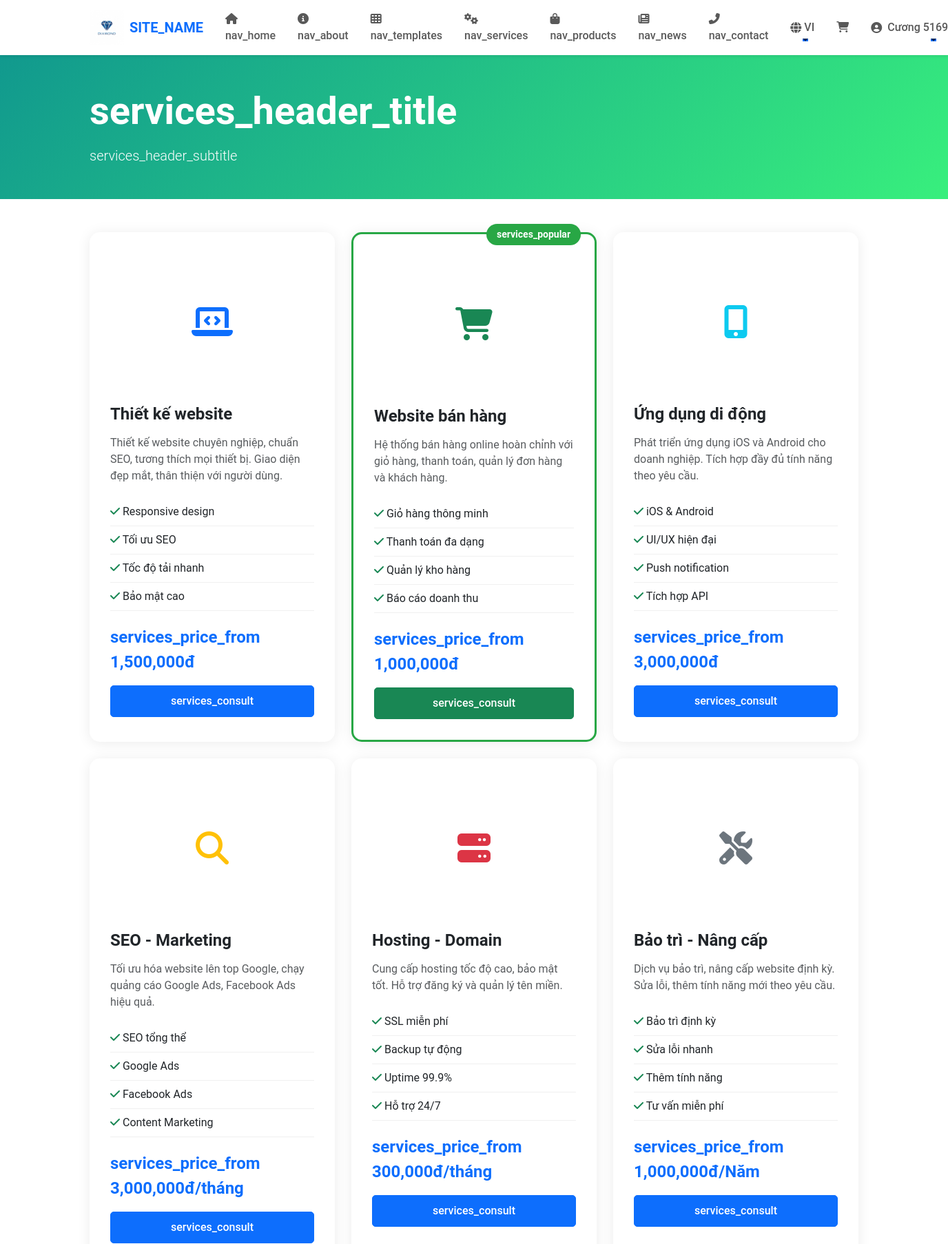
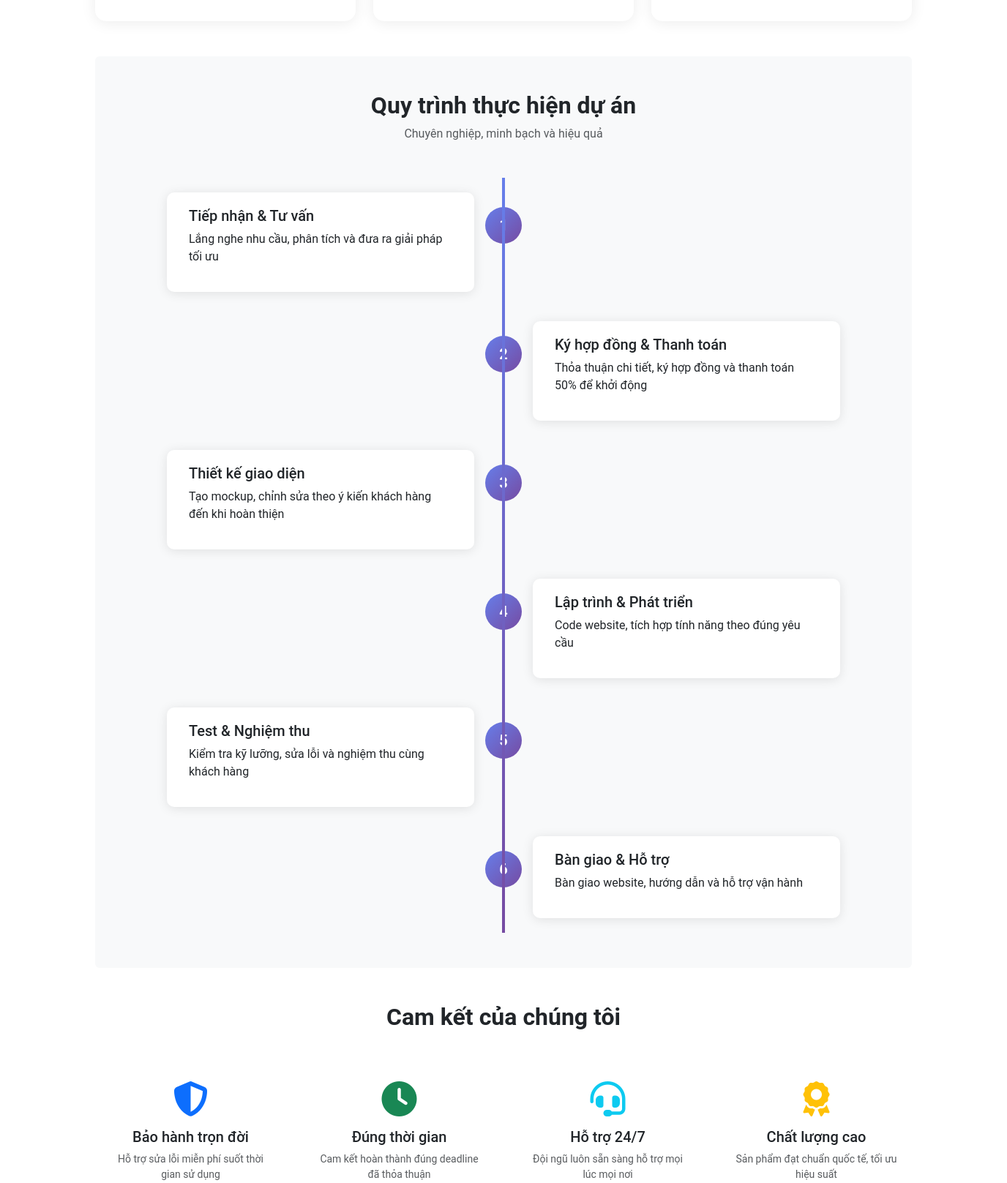
/services.php (signed in, upper part), run on the app's committed database (2 pictures, top to bottom).
### tables this page shows
CREATE TABLE `services` (
  `id` int(11) NOT NULL,
  `name` varchar(255) NOT NULL,
  `slug` varchar(255) NOT NULL,
  `description` text DEFAULT NULL,
  `content` longtext DEFAULT NULL,
  `icon` varchar(100) DEFAULT NULL,
  `image` varchar(255) DEFAULT NULL,
  `price_from` decimal(10,2) DEFAULT NULL,
  `price_unit` varchar(50) DEFAULT NULL,
  `features` text DEFAULT NULL,
  `featured` tinyint(1) DEFAULT 0,
  `status` enum('active','inactive') DEFAULT 'active',
  `sort_order` int(11) DEFAULT 0,
  `created_at` timestamp NOT NULL DEFAULT current_timestamp(),
  `updated_at` timestamp NOT NULL DEFAULT current_timestamp() ON UPDATE current_timestamp()
);

### config/lang.php (called while the page is built, shortened)
<?php
function __($key, $default = '') {
    global $translations;
    return isset($translations[$key]) ? $translations[$key] : ($default ? $default : $key);
}
function lang($key, $default = '') {
    return __($key, $default);
}
?>

### services.php (the view, shortened to what this page needs)
<?php
require_once 'config/database.php';
require_once 'config/lang.php';
$database = new Database();
$db = $database->getConnection();
$services = [];
try {
    $query = "SELECT * FROM services WHERE status = 'active' ORDER BY sort_order ASC, created_at DESC";
    $stmt = $db->prepare($query);
    $stmt->execute();
    $services = $stmt->fetchAll(PDO::FETCH_ASSOC);
} catch (PDOException $e) {
    $services = [];
}
include 'includes/header.php';
?>
<div class="page-header bg-gradient-success text-white py-5 mb-5">
    <div class="container">
        <div class="row align-items-center">
            <div class="col-lg-8">
                <h1 class="display-4 fw-bold mb-3"><?php echo lang('services_header_title'); ?></h1>
                <p class="lead mb-0"><?php echo lang('services_header_subtitle'); ?></p>
            </div>
        </div>
    </div>
</div>
<div class="container my-5">
    <div class="row g-4 mb-5">
        <?php if (empty($services)): ?>
            <div class="col-12">
                <div class="alert alert-info text-center">
                    <i class="fas fa-info-circle"></i> Chưa có dịch vụ nào được cập nhật. Vui lòng quay lại sau.
                </div>
            </div>
        <?php else: ?>
            <?php foreach ($services as $service): ?>
                <?php
                $icon_class = $service['icon'] ?: 'fas fa-concierge-bell';
                $icon_colors = [
                    'fa-laptop-code' => 'text-primary',
                    'fa-shopping-cart' => 'text-success',
                    'fa-mobile-alt' => 'text-info',
                    'fa-search' => 'text-warning',
                    'fa-server' => 'text-danger',
                    'fa-tools' => 'text-secondary'
                ];
                $icon_color = 'text-primary';
                foreach ($icon_colors as $icon_key => $color) {
                    if (strpos($icon_class, $icon_key) !== false) {
                        $icon_color = $color;
                        break;
                    }
                }
                $features_list = [];
                if (!empty($service['features'])) {
                    $features_lines = explode("\n", $service['features']);
                    foreach ($features_lines as $line) {
                        $line = trim($line);
                        if (!empty($line)) {
                            $features_list[] = $line;
                        }
                    }
                }
                $price_display = '';
                if ($service['price_from']) {
                    $price_display = lang('services_price_from') . ' ' . number_format($service['price_from']);
                    if ($service['price_unit']) {
                        $price_display .= $service['price_unit'];
                    } else {
                        $price_display .= ($lang == 'vi' ? 'đ' : ' VND');
                    }
                }
                $btn_class = $service['featured'] ? 'btn-success' : 'btn-primary';
                ?>
                <div class="col-md-6 col-lg-4">
                    <div class="service-card h-100 <?php echo $service['featured'] ? 'featured' : ''; ?>">
                        <?php if ($service['featured']): ?>
                            <div class="featured-badge"><?php echo lang('services_popular'); ?></div>
                        <?php endif; ?>
                        <div class="service-icon">
                            <?php if ($service['image']): ?>
                                <i class="<?php echo htmlspecialchars($icon_class); ?> fa-3x <?php echo $icon_color; ?>" style="display: none;"></i>
                            <?php else: ?>
                                <i class="<?php echo htmlspecialchars($icon_class); ?> fa-3x <?php echo $icon_color; ?>"></i>
                            <?php endif; ?>
                        </div>
                        <h4><?php echo htmlspecialchars($service['name']); ?></h4>
                        <p class="text-muted"><?php echo htmlspecialchars($service['description']); ?></p>
                        <?php if (!empty($features_list)): ?>
                            <ul class="service-features">
                                <?php foreach ($features_list as $feature): ?>
                                    <li><i class="fas fa-check text-success"></i> <?php echo htmlspecialchars($feature); ?></li>
                                <?php endforeach; ?>
                            </ul>
                        <?php endif; ?>
                        <?php if ($price_display): ?>
                            <div class="price-tag"><?php echo $price_display; ?></div>
                        <?php endif; ?>
                        <a href="<?php echo SITE_URL; ?>/contact.php" class="btn <?php echo $btn_class; ?> w-100 mt-3">
                            <?php echo lang('services_consult'); ?>
                        </a>
                    </div>
                </div>
            <?php endforeach; ?>
        <?php endif; ?>
    </div>
    <section class="my-5 py-5 bg-light rounded">
        <div class="container">
            <div class="text-center mb-5">
                <h2 class="fw-bold">Quy trình thực hiện dự án</h2>
                <p class="text-muted">Chuyên nghiệp, minh bạch và hiệu quả</p>
            </div>
            <div class="timeline">
                <div class="timeline-item left">
                    <div class="timeline-content">
                        <span class="timeline-number">1</span>
                        <h5>Tiếp nhận & Tư vấn</h5>
                        <p>Lắng nghe nhu cầu, phân tích và đưa ra giải pháp tối ưu</p>
                    </div>
                </div>
                <div class="timeline-item right">
                    <div class="timeline-content">
                        <span class="timeline-number">2</span>
                        <h5>Ký hợp đồng & Thanh toán</h5>
                        <p>Thỏa thuận chi tiết, ký hợp đồng và thanh toán 50% để khởi động</p>
                    </div>
                </div>
                <div class="timeline-item left">
                    <div class="timeline-content">
                        <span class="timeline-number">3</span>
                        <h5>Thiết kế giao diện</h5>
                        <p>Tạo mockup, chỉnh sửa theo ý kiến khách hàng đến khi hoàn thiện</p>
                    </div>
                </div>
                <div class="timeline-item right">
                    <div class="timeline-content">
                        <span class="timeline-number">4</span>
                        <h5>Lập trình & Phát triển</h5>
                        <p>Code website, tích hợp tính năng theo đúng yêu cầu</p>
                    </div>
                </div>
                <div class="timeline-item left">
                    <div class="timeline-content">
                        <span class="timeline-number">5</span>
                        <h5>Test & Nghiệm thu</h5>
                        <p>Kiểm tra kỹ lưỡng, sửa lỗi và nghiệm thu cùng khách hàng</p>
                    </div>
                </div>
                <div class="timeline-item right">
                    <div class="timeline-content">
                        <span class="timeline-number">6</span>
                        <h5>Bàn giao & Hỗ trợ</h5>
                        <p>Bàn giao website, hướng dẫn và hỗ trợ vận hành</p>
                    </div>
                </div>
            </div>
        </div>
    </section>
    <section class="my-5">
        <div class="text-center mb-5">
            <h2 class="fw-bold">Cam kết của chúng tôi</h2>
        </div>
        <div class="row g-4">
            <div class="col-md-3 col-6">
                <div class="commitment-item text-center">
                    <i class="fas fa-shield-alt fa-3x text-primary mb-3"></i>
                    <h5>Bảo hành trọn đời</h5>
                    <p class="text-muted small">Hỗ trợ sửa lỗi miễn phí suốt thời gian sử dụng</p>
                </div>
            </div>
            <div class="col-md-3 col-6">
                <div class="commitment-item text-center">
                    <i class="fas fa-clock fa-3x text-success mb-3"></i>
                    <h5>Đúng thời gian</h5>
                    <p class="text-muted small">Cam kết hoàn thành đúng deadline đã thỏa thuận</p>
                </div>
            </div>
            <div class="col-md-3 col-6">
                <div class="commitment-item text-center">
                    <i class="fas fa-headset fa-3x text-info mb-3"></i>
                    <h5>Hỗ trợ 24/7</h5>
                    <p class="text-muted small">Đội ngũ luôn sẵn sàng hỗ trợ mọi lúc mọi nơi</p>
                </div>
            </div>
            <div class="col-md-3 col-6">
                <div class="commitment-item text-center">
                    <i class="fas fa-award fa-3x text-warning mb-3"></i>
                    <h5>Chất lượng cao</h5>
                    <p class="text-muted small">Sản phẩm đạt chuẩn quốc tế, tối ưu hiệu suất</p>
                </div>
            </div>
        </div>
    </section>
</div>
<?php include 'includes/footer.php'; ?>

### assets/css/style.css (style rules this page uses)
:root { --primary-color: #0d6efd; --secondary-color: #6c757d; --success-color: #198754; --danger-color: #dc3545; }
body { font-family: 'Roboto', sans-serif; }
.btn { border-radius: 5px; padding: 10px 20px; font-weight: 500; transition: all 0.3s ease; }

### assets/css/landing.css (style rules this page uses)
:root { --primary-color: #0d6efd; --secondary-color: #6c757d; --success-color: #198754; --warning-color: #ffc107; --danger-color: #dc3545; --info-color: #0dcaf0; --light-color: #f8f9fa; --dark-color: #212529; }
* { margin: 0; padding: 0; box-sizing: border-box; }
body { font-family: 'Roboto', 'Segoe UI', sans-serif; color: var(--dark-color); overflow-x: hidden; }

### services.php (style rules this page uses)
.bg-gradient-success { background: linear-gradient(135deg, #11998e 0%, #38ef7d 100%); }
.service-card { padding: 30px; border-radius: 15px; background: white; box-shadow: 0 2px 20px rgba(0,0,0,0.08); transition: all 0.3s ease; position: relative; }
.service-card.featured { border: 3px solid #28a745; }
.featured-badge { position: absolute; top: -15px; right: 20px; background: #28a745; color: white; padding: 5px 15px; border-radius: 20px; font-size: 14px; font-weight: bold; }
.service-icon { margin-bottom: 20px; text-align: center; min-height: 200px; display: flex; align-items: center; justify-content: center; }
.service-card h4 { margin-bottom: 15px; font-weight: 700; }
.service-features { list-style: none; padding: 0; margin: 20px 0; }
.service-features li { padding: 8px 0; border-bottom: 1px solid #f0f0f0; }
.price-tag { font-size: 24px; font-weight: bold; color: #0d6efd; margin-top: 20px; }
.timeline { position: relative; max-width: 1000px; margin: 0 auto; }
.timeline::after { content: ''; position: absolute; width: 4px; background: linear-gradient(to bottom, #667eea, #764ba2); top: 0; bottom: 0; left: 50%; margin-left: -2px; }
.timeline-item { position: relative; width: 50%; padding: 20px 40px; }
.timeline-item.left { left: 0; }
.timeline-item.right { left: 50%; }
.timeline-content { padding: 20px 30px; background: white; border-radius: 10px; box-shadow: 0 2px 15px rgba(0,0,0,0.1); position: relative; }
.timeline-number { position: absolute; width: 50px; height: 50px; line-height: 50px; text-align: center; background: linear-gradient(135deg, #667eea, #764ba2); color: white; border-radius: 50%; font-weight: bold; font-size: 20px; top: 20px; }
.timeline-item.left .timeline-number { right: -65px; }
.timeline-item.right .timeline-number { left: -65px; }
.commitment-item { padding: 20px; transition: all 0.3s ease; }

### data on the page
services: name "Thiết kế website", description "Thiết kế website chuyên nghiệp, chuẩn SEO, tương thích mọi thiết bị. Giao diện đẹp mắt, thân thiện với người dùng.", feature "Responsive design", feature "Tối ưu SEO", feature "Tốc độ tải nhanh", feature "Bảo mật cao", price_display "services_price_from 1,500,000đ"
services: name "Website bán hàng", description "Hệ thống bán hàng online hoàn chỉnh với giỏ hàng, thanh toán, quản lý đơn hàng và khách hàng.", feature "Giỏ hàng thông minh", feature "Thanh toán đa dạng", feature "Quản lý kho hàng", feature "Báo cáo doanh thu", price_display "services_price_from 1,000,000đ"
services: name "Ứng dụng di động", description "Phát triển ứng dụng iOS và Android cho doanh nghiệp. Tích hợp đầy đủ tính năng theo yêu cầu.", feature "iOS & Android", feature "UI/UX hiện đại", feature "Push notification", feature "Tích hợp API", price_display "services_price_from 3,000,000đ"
services: name "SEO - Marketing", description "Tối ưu hóa website lên top Google, chạy quảng cáo Google Ads, Facebook Ads hiệu quả.", feature "SEO tổng thể", feature "Google Ads", feature "Facebook Ads", feature "Content Marketing", price_display "services_price_from 3,000,000đ/tháng"
services: name "Hosting - Domain", description "Cung cấp hosting tốc độ cao, bảo mật tốt. Hỗ trợ đăng ký và quản lý tên miền.", feature "SSL miễn phí", feature "Backup tự động", feature "Uptime 99.9%", feature "Hỗ trợ 24/7", price_display "services_price_from 300,000đ/tháng"
services: name "Bảo trì - Nâng cấp", description "Dịch vụ bảo trì, nâng cấp website định kỳ. Sửa lỗi, thêm tính năng mới theo yêu cầu.", feature "Bảo trì định kỳ", feature "Sửa lỗi nhanh", feature "Thêm tính năng", feature "Tư vấn miễn phí", price_display "services_price_from 1,000,000đ/Năm"

### other printed values
SITE_NAME "SITE_NAME"
lang('nav_home') "nav_home"
lang('nav_about') "nav_about"
lang('nav_templates') "nav_templates"
lang('nav_services') "nav_services"
lang('nav_products') "nav_products"
lang('nav_news') "nav_news"
lang('nav_contact') "nav_contact"
$lang "VI"
$_SESSION['user_name'] "Cương…"
lang('services_header_title') "services_header_title"
lang('services_header_subtitle') "services_header_subtitle"
